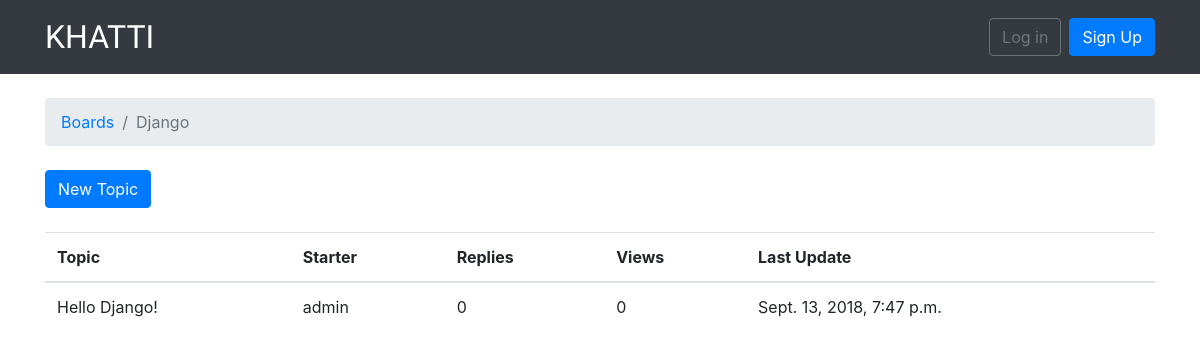
Page /boards/1/ on the earlier database version.
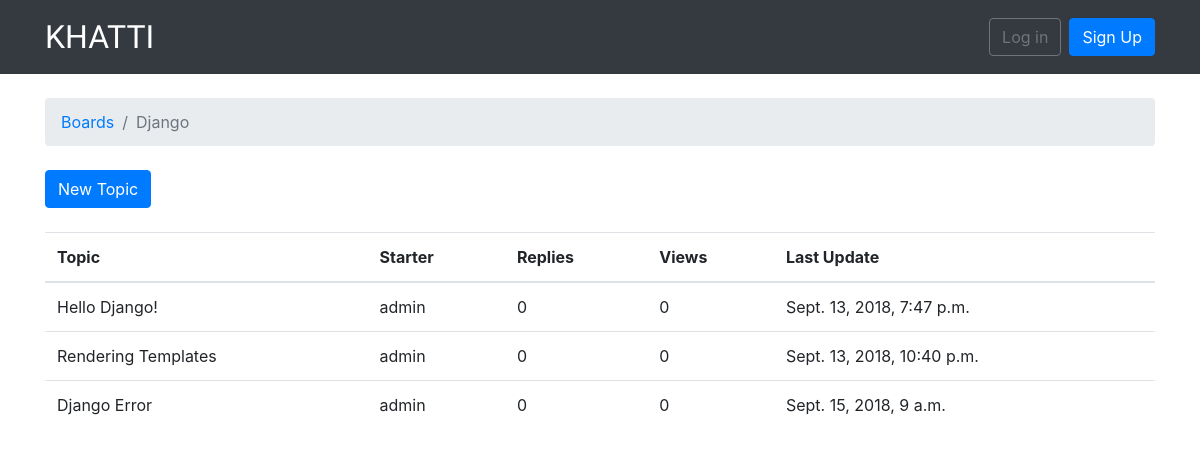
Same page on the later database version.
### boards/models.py (models this page shows, shortened)
class Board(models.Model):
    name = models.CharField(max_length=30, unique=True)
    description = models.CharField(max_length=100)

class Topic(models.Model):
    subject = models.CharField(max_length=255)
    last_updated = models.DateTimeField(auto_now_add=True)
    board = models.ForeignKey(Board, related_name='topics',
    on_delete=models.PROTECT)
    starter = models.ForeignKey(User, related_name='topics',
    on_delete=models.PROTECT)
    last_updated = models.DateTimeField(auto_now_add=True)

### boards/views.py (the view)
# urls.py: url(r'^boards/(?P<pk>\d+)/$', views.board_topics, name='board_topics'),
def board_topics(request, pk):
    board = get_object_or_404(Board, pk=pk)
    return render(request, 'topics.html', {'board': board})

### templates/topics.html (shortened to what this page needs)
{% extends 'base.html' %}
{% block breadcrumb %}
    <li class="breadcrumb-item"><a href="{% url 'home' %}">Boards</a></li>
    <li class="breadcrumb-item active">{{ board.name }}</li>
{% endblock %}
{% block content %}
    <div class='mb-4'>
        <a href="{% url 'new_topic' board.pk%}" class='btn btn-primary'>New Topic</a>
    </div>
    <table class='table'>
        <thead class='thead-inverse'>
            <tr>
                <th>Topic</th>
                <th>Starter</th>
                <th>Replies</th>
                <th>Views</th>
                <th>Last Update</th>
            </tr>
        </thead>
        <tbody>
            {% for topic in board.topics.all %}
                <tr>
                    <td>{{ topic.subject }}</td>
                    <td>{{ topic.starter.username }}</td>
                    <td>0</td>
                    <td>0</td>
                    <td>{{ topic.last_updated }}</td>
                </tr>
            {% endfor %}
        </tbody>
    </table>
{% endblock %}

### templates/base.html (shortened to what this page needs)
{% load staticfiles %}
<!DOCTYPE html>
<html>
<head>
    <link rel="stylesheet" href="{% static 'css/bootstrap.min.css' %}">
    <link rel="stylesheet" href="{% static 'css/app.css' %}">
</head>
<body>
    {% block body %}
    <nav class="navbar navbar-expand-sm navbar-dark bg-dark">
        <div class="container">
            <a class="navbar-brand" href="{% url 'home' %}">KHATTI</a>
            <div class="collapse navbar-collapse" id="mainMenu">
                {% if user.is_authenticated %}
                <ul class="navbar-nav ml-auto">
                    <li class="nav-item dropdown">
                        <a class="nav-link dropdown-toggle" href="#" id="userMenu" data-toggle="dropdown" aria-haspopup="true"
                            aria-expanded="false">
                            {{ user.username }}
                        </a>
                        <div class="dropdown-menu dropdown-menu-right" aria-labelledby="userMenu">
                            <a class="dropdown-item" href="#">My Account</a>
                            <a class="dropdown-item" href="#">Change Password</a>
                            <div class="dropdown-divider"></div>
                            <a class="dropdown-item" href="{% url 'logout' %}">Log Out</a>
                        </div>
                    </li>
                </ul>
                {% else %}
                    <form class ="form-inline ml-auto">
                        <a href="{% url 'login' %}" class="btn btn-outline-secondary">Log in</a>
                        <a href="{% url 'signup' %}" class="btn btn-primary ml-2">Sign Up</a>
                    </form>
                {% endif %}
            </div>
        </div>
    </nav>
    <div class="container">
        <ol class='breadcrumb my-4'>
            {% block breadcrumb %}
            {% endblock %}
        </ol>
        {% block content %}
        {% endblock %}
    </div>
    {% endblock body %}
</body>
</html>

### static/css/app.css (style rules this page uses)
.navbar-brand { font-family: 'Julius Sans One', sans-serif; font-size: 32px; }

Differences in the rows shown:
added Topic: subject "Rendering Templates", starter.username "admin", last_updated "Sept. 13, 2018, 10:40 p.m."
added Topic: subject "Django Error", starter.username "admin", last_updated "Sept. 15, 2018, 9 a.m."
